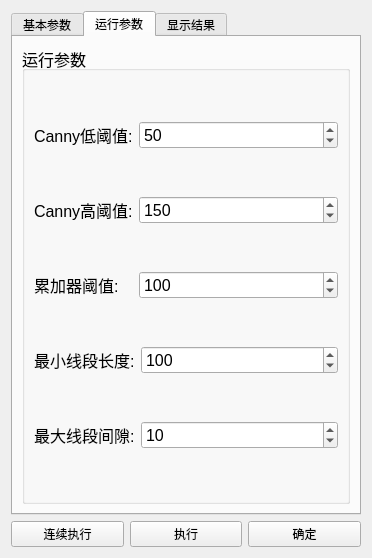
<?xml version="1.0" encoding="UTF-8"?>
<ui version="4.0">
 <class>LineParamsDialog</class>
 <widget class="QWidget" name="LineParamsDialog">
  <property name="geometry">
   <rect>
    <x>0</x>
    <y>0</y>
    <width>372</width>
    <height>558</height>
   </rect>
  </property>
  <property name="windowTitle">
   <string>Form</string>
  </property>
  <layout class="QVBoxLayout" name="verticalLayout_5">
   <item>
    <layout class="QVBoxLayout" name="verticalLayout_3">
     <item>
      <widget class="QTabWidget" name="tabWidget">
       <property name="styleSheet">
        <string notr="true"/>
       </property>
       <property name="currentIndex">
        <number>1</number>
       </property>
       <widget class="QWidget" name="tab">
        <attribute name="title">
         <string>基本参数</string>
        </attribute>
        <layout class="QHBoxLayout" name="horizontalLayout_21">
         <item>
          <layout class="QVBoxLayout" name="verticalLayout_4" stretch="2,8">
           <item>
            <widget class="QGroupBox" name="groupBox">
             <property name="font">
              <font>
               <pointsize>12</pointsize>
              </font>
             </property>
             <property name="title">
              <string>图像输入</string>
             </property>
             <layout class="QVBoxLayout" name="verticalLayout_7">
              <item>
               <layout class="QHBoxLayout" name="horizontalLayout_2" stretch="2,8">
                <item>
                 <widget class="QLabel" name="label">
                  <property name="font">
                   <font>
                    <pointsize>9</pointsize>
                   </font>
                  </property>
                  <property name="text">
                   <string>图像源：</string>
                  </property>
                 </widget>
                </item>
                <item>
                 <widget class="QComboBox" name="input_source">
                  <property name="font">
                   <font>
                    <pointsize>9</pointsize>
                   </font>
                  </property>
                  <property name="currentText">
                   <string/>
                  </property>
                  <property name="placeholderText">
                   <string>0 图像源1.图像</string>
                  </property>
                 </widget>
                </item>
               </layout>
              </item>
             </layout>
            </widget>
           </item>
           <item>
            <widget class="QGroupBox" name="groupBox_2">
             <property name="font">
              <font>
               <pointsize>12</pointsize>
              </font>
             </property>
             <property name="title">
              <string>ROI区域</string>
             </property>
             <widget class="QWidget" name="roi_params_widget" native="true">
              <property name="geometry">
               <rect>
                <x>10</x>
                <y>190</y>
                <width>311</width>
                <height>146</height>
               </rect>
              </property>
              <layout class="QVBoxLayout" name="verticalLayout_6">
               <item>
                <layout class="QVBoxLayout" name="verticalLayout_2">
                 <item>
                  <layout class="QHBoxLayout" name="horizontalLayout_5" stretch="2,8">
                   <item>
                    <widget class="QLabel" name="label_x">
                     <property name="font">
                      <font>
                       <pointsize>12</pointsize>
                      </font>
                     </property>
                     <property name="text">
                      <string>X:</string>
                     </property>
                    </widget>
                   </item>
                   <item>
                    <widget class="QSpinBox" name="spin_roi_x">
                     <property name="font">
                      <font>
                       <pointsize>12</pointsize>
                      </font>
                     </property>
                     <property name="maximum">
                      <number>10000</number>
                     </property>
                    </widget>
                   </item>
                  </layout>
                 </item>
                 <item>
                  <layout class="QHBoxLayout" name="horizontalLayout_6" stretch="2,8">
                   <item>
                    <widget class="QLabel" name="label_y">
                     <property name="font">
                      <font>
                       <pointsize>12</pointsize>
                      </font>
                     </property>
                     <property name="text">
                      <string>Y:</string>
                     </property>
                    </widget>
                   </item>
                   <item>
                    <widget class="QSpinBox" name="spin_roi_y">
                     <property name="font">
                      <font>
                       <pointsize>12</pointsize>
                      </font>
                     </property>
                     <property name="maximum">
                      <number>10000</number>
                     </property>
                    </widget>
                   </item>
                  </layout>
                 </item>
                 <item>
                  <layout class="QHBoxLayout" name="horizontalLayout_7" stretch="2,8">
                   <item>
                    <widget class="QLabel" name="label_w">
                     <property name="font">
                      <font>
                       <pointsize>12</pointsize>
                      </font>
                     </property>
                     <property name="text">
                      <string>W:</string>
                     </property>
                    </widget>
                   </item>
                   <item>
                    <widget class="QSpinBox" name="spin_roi_w">
                     <property name="font">
                      <font>
                       <pointsize>12</pointsize>
                      </font>
                     </property>
                     <property name="maximum">
                      <number>10000</number>
                     </property>
                    </widget>
                   </item>
                  </layout>
                 </item>
                 <item>
                  <layout class="QHBoxLayout" name="horizontalLayout_8" stretch="2,8">
                   <item>
                    <widget class="QLabel" name="label_h">
                     <property name="font">
                      <font>
                       <pointsize>12</pointsize>
                      </font>
                     </property>
                     <property name="text">
                      <string>H:</string>
                     </property>
                    </widget>
                   </item>
                   <item>
                    <widget class="QSpinBox" name="spin_roi_h">
                     <property name="font">
                      <font>
                       <pointsize>12</pointsize>
                      </font>
                     </property>
                     <property name="maximum">
                      <number>10000</number>
                     </property>
                    </widget>
                   </item>
                  </layout>
                 </item>
                </layout>
               </item>
              </layout>
             </widget>
             <widget class="QWidget" name="layoutWidget">
              <property name="geometry">
               <rect>
                <x>11</x>
                <y>31</y>
                <width>291</width>
                <height>125</height>
               </rect>
              </property>
              <layout class="QVBoxLayout" name="verticalLayout">
               <item>
                <layout class="QHBoxLayout" name="horizontalLayout">
                 <item>
                  <widget class="QLabel" name="label_2">
                   <property name="font">
                    <font>
                     <pointsize>12</pointsize>
                    </font>
                   </property>
                   <property name="text">
                    <string>ROI创建</string>
                   </property>
                  </widget>
                 </item>
                 <item>
                  <widget class="QRadioButton" name="roi_draw">
                   <property name="font">
                    <font>
                     <pointsize>12</pointsize>
                    </font>
                   </property>
                   <property name="text">
                    <string>绘制</string>
                   </property>
                  </widget>
                 </item>
                 <item>
                  <widget class="QRadioButton" name="roi_inherit">
                   <property name="font">
                    <font>
                     <pointsize>12</pointsize>
                    </font>
                   </property>
                   <property name="text">
                    <string>继承</string>
                   </property>
                  </widget>
                 </item>
                </layout>
               </item>
               <item>
                <layout class="QHBoxLayout" name="horizontalLayout_3" stretch="1,3">
                 <item>
                  <widget class="QLabel" name="label_3">
                   <property name="font">
                    <font>
                     <pointsize>12</pointsize>
                    </font>
                   </property>
                   <property name="text">
                    <string>形状</string>
                   </property>
                  </widget>
                 </item>
                 <item>
                  <widget class="QComboBox" name="comboBox">
                   <property name="font">
                    <font>
                     <pointsize>12</pointsize>
                    </font>
                   </property>
                   <item>
                    <property name="text">
                     <string>矩形</string>
                    </property>
                   </item>
                   <item>
                    <property name="text">
                     <string>圆</string>
                    </property>
                   </item>
                  </widget>
                 </item>
                </layout>
               </item>
               <item>
                <layout class="QHBoxLayout" name="horizontalLayout_10" stretch="3,7">
                 <item>
                  <widget class="QLabel" name="label_4">
                   <property name="font">
                    <font>
                     <pointsize>12</pointsize>
                    </font>
                   </property>
                   <property name="text">
                    <string>屏蔽形状</string>
                   </property>
                  </widget>
                 </item>
                 <item>
                  <widget class="QCheckBox" name="cb_hide_roi">
                   <property name="text">
                    <string>隐藏</string>
                   </property>
                  </widget>
                 </item>
                </layout>
               </item>
               <item>
                <layout class="QHBoxLayout" name="horizontalLayout_4" stretch="1,1,2">
                 <item>
                  <widget class="QLabel" name="label_5">
                   <property name="font">
                    <font>
                     <pointsize>12</pointsize>
                    </font>
                   </property>
                   <property name="text">
                    <string>位置修正</string>
                   </property>
                  </widget>
                 </item>
                 <item>
                  <widget class="QSlider" name="pos_correction_slider">
                   <property name="styleSheet">
                    <string notr="true">QSlider::groove:horizontal {
            border: none;
            background: #cccccc;
            height: 18px;
            border-radius: 9px;
            margin: 0px 0px 0px 0px;
            min-width: 40px;
        }
        QSlider::handle:horizontal {
            background: #ffffff;
            border: 1px solid #a0a0a0;
            width: 16px;
            height: 16px;
            margin: -8px 0px; 
            border-radius: 8px;
        }
        QSlider::sub-page:horizontal {
            background: #e67e22;
            border-radius: 9px;
        }</string>
                   </property>
                   <property name="maximum">
                    <number>1</number>
                   </property>
                   <property name="pageStep">
                    <number>1</number>
                   </property>
                   <property name="orientation">
                    <enum>Qt::Horizontal</enum>
                   </property>
                  </widget>
                 </item>
                 <item>
                  <spacer name="horizontalSpacer">
                   <property name="orientation">
                    <enum>Qt::Horizontal</enum>
                   </property>
                   <property name="sizeHint" stdset="0">
                    <size>
                     <width>40</width>
                     <height>20</height>
                    </size>
                   </property>
                  </spacer>
                 </item>
                </layout>
               </item>
              </layout>
             </widget>
             <widget class="QWidget" name="layoutWidget">
              <property name="geometry">
               <rect>
                <x>30</x>
                <y>160</y>
                <width>281</width>
                <height>31</height>
               </rect>
              </property>
              <layout class="QHBoxLayout" name="horizontalLayout_11" stretch="1,2,1">
               <item>
                <widget class="QPushButton" name="pushButton">
                 <property name="font">
                  <font>
                   <pointsize>12</pointsize>
                   <bold>true</bold>
                  </font>
                 </property>
                 <property name="text">
                  <string>框选</string>
                 </property>
                </widget>
               </item>
               <item>
                <spacer name="horizontalSpacer_2">
                 <property name="orientation">
                  <enum>Qt::Horizontal</enum>
                 </property>
                 <property name="sizeHint" stdset="0">
                  <size>
                   <width>40</width>
                   <height>20</height>
                  </size>
                 </property>
                </spacer>
               </item>
               <item>
                <widget class="QPushButton" name="btn_roi_toggle">
                 <property name="font">
                  <font>
                   <pointsize>12</pointsize>
                   <bold>true</bold>
                  </font>
                 </property>
                 <property name="styleSheet">
                  <string notr="true">QPushButton {
    background-color: transparent;
    border: none;
    color: #666666; /* 对应图中的浅灰色 */
    font-weight: bold;
    text-align: left;
}</string>
                 </property>
                 <property name="text">
                  <string>ROI参数</string>
                 </property>
                 <property name="flat">
                  <bool>true</bool>
                 </property>
                </widget>
               </item>
              </layout>
             </widget>
            </widget>
           </item>
          </layout>
         </item>
        </layout>
       </widget>
       <widget class="QWidget" name="tab_2">
        <attribute name="title">
         <string>运行参数</string>
        </attribute>
        <layout class="QHBoxLayout" name="horizontalLayout_20">
         <item>
          <widget class="QGroupBox" name="groupBox_3">
           <property name="font">
            <font>
             <pointsize>12</pointsize>
            </font>
           </property>
           <property name="title">
            <string>运行参数</string>
           </property>
           <layout class="QHBoxLayout" name="horizontalLayout_17">
            <item>
             <layout class="QVBoxLayout" name="verticalLayout_8">
              <item>
               <layout class="QHBoxLayout" name="horizontalLayout_12" stretch="1,2">
                <item>
                 <widget class="QLabel" name="canny_low">
                  <property name="text">
                   <string>Canny低阈值:</string>
                  </property>
                 </widget>
                </item>
                <item>
                 <widget class="QSpinBox" name="spin_canny_low">
                  <property name="maximum">
                   <number>500</number>
                  </property>
                  <property name="value">
                   <number>50</number>
                  </property>
                 </widget>
                </item>
               </layout>
              </item>
              <item>
               <layout class="QHBoxLayout" name="horizontalLayout_13" stretch="1,2">
                <item>
                 <widget class="QLabel" name="canny_high">
                  <property name="text">
                   <string>Canny高阈值:</string>
                  </property>
                 </widget>
                </item>
                <item>
                 <widget class="QSpinBox" name="spin_canny_high">
                  <property name="maximum">
                   <number>500</number>
                  </property>
                  <property name="value">
                   <number>150</number>
                  </property>
                 </widget>
                </item>
               </layout>
              </item>
              <item>
               <layout class="QHBoxLayout" name="horizontalLayout_14" stretch="1,2">
                <item>
                 <widget class="QLabel" name="threshold">
                  <property name="text">
                   <string>累加器阈值:</string>
                  </property>
                 </widget>
                </item>
                <item>
                 <widget class="QSpinBox" name="spin_hough_threshold">
                  <property name="maximum">
                   <number>1000</number>
                  </property>
                  <property name="value">
                   <number>100</number>
                  </property>
                 </widget>
                </item>
               </layout>
              </item>
              <item>
               <layout class="QHBoxLayout" name="horizontalLayout_15" stretch="1,2">
                <item>
                 <widget class="QLabel" name="min_line_length">
                  <property name="text">
                   <string>最小线段长度:</string>
                  </property>
                 </widget>
                </item>
                <item>
                 <widget class="QSpinBox" name="spin_min_line_length">
                  <property name="maximum">
                   <number>1000</number>
                  </property>
                  <property name="value">
                   <number>100</number>
                  </property>
                 </widget>
                </item>
               </layout>
              </item>
              <item>
               <layout class="QHBoxLayout" name="horizontalLayout_16" stretch="1,2">
                <item>
                 <widget class="QLabel" name="max_line_gap">
                  <property name="text">
                   <string>最大线段间隙:</string>
                  </property>
                 </widget>
                </item>
                <item>
                 <widget class="QSpinBox" name="spin_max_line_gap">
                  <property name="maximum">
                   <number>500</number>
                  </property>
                  <property name="value">
                   <number>10</number>
                  </property>
                 </widget>
                </item>
               </layout>
              </item>
             </layout>
            </item>
           </layout>
          </widget>
         </item>
        </layout>
       </widget>
       <widget class="QWidget" name="tab_3">
        <attribute name="title">
         <string>显示结果</string>
        </attribute>
        <widget class="QGroupBox" name="groupBox_4">
         <property name="geometry">
          <rect>
           <x>20</x>
           <y>10</y>
           <width>301</width>
           <height>81</height>
          </rect>
         </property>
         <property name="font">
          <font>
           <pointsize>12</pointsize>
          </font>
         </property>
         <property name="title">
          <string>检测结果</string>
         </property>
         <widget class="QWidget" name="layoutWidget">
          <property name="geometry">
           <rect>
            <x>20</x>
            <y>30</y>
            <width>201</width>
            <height>31</height>
           </rect>
          </property>
          <layout class="QHBoxLayout" name="horizontalLayout_18">
           <item>
            <widget class="QLabel" name="label_6">
             <property name="text">
              <string>直线数量：</string>
             </property>
            </widget>
           </item>
           <item>
            <widget class="QLabel" name="label_7">
             <property name="text">
              <string>0</string>
             </property>
            </widget>
           </item>
          </layout>
         </widget>
        </widget>
       </widget>
      </widget>
     </item>
     <item>
      <layout class="QHBoxLayout" name="horizontalLayout_9">
       <item>
        <widget class="QPushButton" name="btn_cont">
         <property name="text">
          <string>连续执行</string>
         </property>
        </widget>
       </item>
       <item>
        <widget class="QPushButton" name="btn_run">
         <property name="text">
          <string>执行</string>
         </property>
        </widget>
       </item>
       <item>
        <widget class="QPushButton" name="btn_ok">
         <property name="text">
          <string>确定</string>
         </property>
        </widget>
       </item>
      </layout>
     </item>
    </layout>
   </item>
  </layout>
 </widget>
 <resources/>
 <connections/>
</ui>
